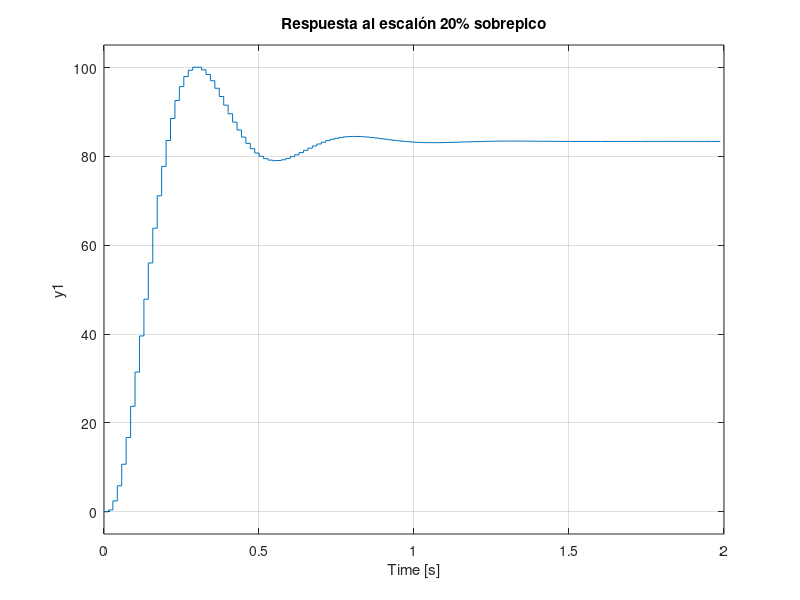

This figure's MATLAB source: (Note: this script raises an error after producing the figure.)
%% Limpiar
clear
clc
close all
%% a- Proponer controladores discretos que tenga como máximo dos polos y dos ceros que cumpla las siguientes especificaciones
% (tiene que ser un controlador por cada sub-item):
% I. Sobrepico = 20%.
% II. Sin sobrepico

% Se arma la G(z)
numerador_p4 = [0 -0.053757107926144 -0.188445613408471 -0.037448542682446];
denominador_p4 = [1 -3.345989984317626 2.397411576664517 -0.489145057782015];
T_p4 = 0.014301923836314;
Gz_p4 = tf(numerador_p4, denominador_p4, T_p4);

% Se lanza la herramienta
% controlSystemDesigner(Gz_p1);

% Compensador I
z_c1=[0.5 0.5]; % Ceros del compensador
p_c1=[0.3 -0.7]; % Polos del compensador
K1=-7.541; % Ganancia
Cz_p4_1 = zpk(z_c1,p_c1,K1,T_p4);

% Compensador II
z_c2=[0.5 0.5]; % Ceros del compensador
p_c2=[0 -0.7]; % Polos del compensador
K2=-10.7; % Ganancia
Cz_p4_2 = zpk(z_c2,p_c2,K2,T_p4);

% Salida I
Tz_p4_1 = feedback(series(Cz_p4_1,Gz_p4),1);
% Salida II
Tz_p4_2 = feedback(series(Cz_p4_2,Gz_p4),1);

% Se analizan los polos de lazo cerrado
polos_lc_final_1 = pole(Tz_p4_1);
polos_lc_final_2 = pole(Tz_p4_2);
magnitud_polos_final_1 = abs(polos_lc_final_1)
magnitud_polos_final_2 = abs(polos_lc_final_2)

% Verifica si el sistema en lazo cerrado es estable
if isstable(Tz_p4_1)
    fprintf('El controlador I estabiliza el sistema en lazo cerrado.\n');
else
    fprintf('El controlador I no estabiliza el sistema.\n');
end

if isstable(Tz_p4_2)
    fprintf('El controlador II estabiliza el sistema en lazo cerrado.\n');
else
    fprintf('El controlador II no estabiliza el sistema.\n');
end

% Gráficos e información
figure
hold on
step(Tz_p4_1);
title('Respuesta al escalón 20% sobrepico')
stepinfo(Tz_p4_1)
figure
hold on
step(Tz_p4_2);
title('Respuesta al escalón 0% sobrepico')
stepinfo(Tz_p4_2)

%% b- Hallar el diagrama de Bode (en plano W) de la planta discreta y del conjunto controlador + planta discreta. Determinar la variación
% en el margen de ganancia y fase. ¿Estos márgenes, mejoran o empeoran?
% Opciones para el diagrama de Bode para visualizar el plano W
% La frecuencia en el plano W (v) se relaciona con la frecuencia real (w) por v = (2/T)*tan(w*T/2)

% Planta original convertida a W
Gs_p4=d2c(Gz_p4, 'tustin');
% Planta compensada I convertida a W
Ts_p4_1=d2c(Tz_p4_1, 'tustin');
% Planta compensada II convertida a W
Ts_p4_2=d2c(Tz_p4_2, 'tustin');

%Gráficos Bode
figure
hold on
bodeplot(Gs_p4);
bodeplot(series(Cz_p4_1, Gz_p4));
legend('Planta Original', 'Planta + Controlador I');
title('Bode: Planta original y compensador I')
figure 
hold on
bodeplot(Gs_p4);
bodeplot(series(Cz_p4_2, Gz_p4));
legend('Planta Original', 'Planta + Controlador');
title('Bode: Planta original y compensador II')

% Se calculan los márgenes de ganancia y fase
[Gm_planta, Pm_planta] = margin(Gs_p4);
[Gm_compensado_1, Pm_compensado_1] = margin(series(Cz_p4_1, Gz_p4));
[Gm_compensado_2, Pm_compensado_2] = margin(series(Cz_p4_2, Gz_p4));
isstable(Tz_p4_1);
isstable(Tz_p4_2);

fprintf('Planta Original: Margen de Ganancia = %f dB, Margen de Fase = %f deg\n', 20*log10(Gm_planta), Pm_planta);
fprintf('Sistema Compensado I : Margen de Ganancia = %f dB, Margen de Fase = %f deg\n', 20*log10(Gm_compensado_1), Pm_compensado_1);
fprintf('Sistema Compensado II: Margen de Ganancia = %f dB, Margen de Fase = %f deg\n', 20*log10(Gm_compensado_2), Pm_compensado_2);
%% c- Verificar el comportamiento del sistema a lazo cerrado en una simulación usando la
% planta discreta. Obtener la salida del sistema y el esfuerzo de control.
% SIMULINK: Necesito C(z) y G(z)
%% d- Verificar el comportamiento del sistema a lazo cerrado en una simulación, usando la
% planta continua linealizada y los elementos necesarios para discretizarla. Obtener la
% salida del sistema (tanto discreto como continuo) y el esfuerzo de control
% SIMULINK: A lo anterior, le sumo G(s)
%% e- Si la planta es no lineal...NO APLICA A ESTE
%% f- Predecir el error estacionario a la rampa (P1y P2) o al escalón (P3). Verificarlo en una
% simulación lineal.
% PLANTEAR 
%% g- Se requiere utilizar un ADC de 10 bits para digitalizar la salida de la planta.
% I. Proponga un rango de entrada del ADC y calcule el paso de cuantización.
% II. Pruebe en una simulación los efectos de agregar el ADC.
% EN FUNCIÓN DE LOS RESULTADOS DE LOS GRÁFICOS SE ELIGE RANGO PASO Y
% DESPUÉS SIMULINK
